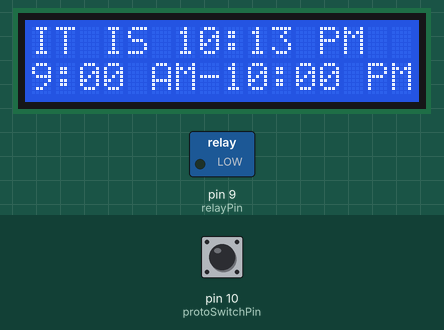
The sketch below on a simulated Arduino Uno, built with avr-gcc and run on an emulated ATmega328P. On the bench: 16×2 character LCD, switched loads named in the sketch (green lamp = pin HIGH). The inputs (shaded band) are chosen by the test bench; at power-on: pin 10 (protoSwitchPin) HIGH. The local clock reads 2024-03-15 10:24:30 at power-on unless the sketch sets it; what the sketch prints to the serial monitor is not drawn.

Above: at 4.2 s.
4.3 s: pin 10 (protoSwitchPin) pulled LOW for 0.15 s
At 5.1 s:
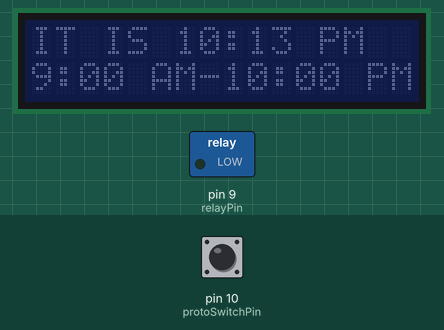
5.9 s: pin 10 (protoSwitchPin) pulled LOW for 1 s
At 6.4 s:
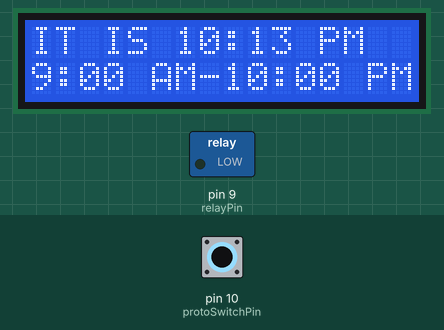
8.4 s: pin 10 (protoSwitchPin) pulled LOW for 3.2 s
At 44.2 s:
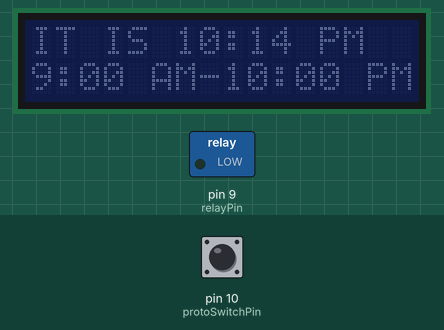
Timing chart, 0 to 44.5 s (numbered marks = the images above; inputs shaded):
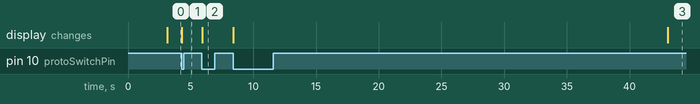

Measured:
- after the input at 4.3 s, the display: changes at once (image 1)
- after the input at 5.9 s, the display: changes at once (image 2)
- after the input at 8.4 s, the display: first changes at once (image 3 shows a later state)

The sketch:

s09_feather_light_control.ino
```cpp
/* PROJECT SUMMARY:
 * A project using the Adafruit Feather, 1x Relay Wing, 1x Precision
 * RTC Wing, and a 16x2 LCD.  The feather operates the relay to keep a
 * light on and off in between the two times specified.  It displays
 * those times and the current time on an LCD for any sort of necessary
 * checkup.
 */

/* CIRCUIT SUMMARY:
 * NOTE: Wings and Feather rest on a FeatherWing Tripler, effectively
 * connecting all necessary wires.
 * NOTE: Relay Control Pin is through Feather Pin [9]
 * NOTE: there is a momentary switch wired into Pin [10]
 * LCD [VIn] to Feather [USB]
 * LCD [Gnd] to Feather [Gnd]
 * LCD [DAT] to Feather [SDA]
 * LCD [CLK] to Feather {SCL]
 */


//LCD LIBRARY
  #include <Adafruit_LiquidCrystal.h>
//CONNECTING TO i2C, DAT PIN #SDA & CLK PIN #SCL:
  Adafruit_LiquidCrystal lcd(0);
//CLOCK LIBRARY
  #include "RTClib.h"
//IDENTIFYING SPECIFIC CLOCK CHIP
  RTC_DS3231 rtc;
//HAS SOMETHING TO DO WITH ENABLING i2c
  #include <Wire.h>


int previousMinute = 0;

const int relayPin = 9;

const int protoSwitchPin = 10;
int previousProtoSwitchState = 0;

int previousRelayState = 0;

bool backlight = true;

//ON AT 9:00 AM
  const int onHours = 9;
  const int onMinutes = 00;
  bool onAM = true;
//OFF AT 10:00 PM
  const int offHours = 22;
  const int offMinutes = 00;
  bool offAM = false;
//STILL NEED TO DISPLAY A CURRENT AM
  bool curAM;


void setup() {

  lcd.begin(16, 2);
  lcd.setBacklight(HIGH);
  backlight = true;
  lcd.clear();
  lcd.print("Hello, John");
  pinMode(relayPin, OUTPUT);
  pinMode(protoSwitchPin, INPUT);


  Serial.begin(9600);
  delay(3000);


    Serial.println("RTC lost power, the time will be reset");
    //SETS CURRENT TIME BASED OFF TIME OF SKETCH UPLOAD:
    rtc.adjust(DateTime(F(__DATE__), F(__TIME__)));
    /* NOTE: JANUARY 21, 2014 AT 3AM WOULD LOOK LIKE:
     * rtc.adjust(DateTime(2014, 1, 21, 3, 0, 0));
     */

}

void loop() {
  DateTime now = rtc.now();
  if (now.minute() != previousMinute) {
    //FLASHES TOO MUCH ON A HIGHER REFRESH RATE, NOW ONLY FLASHES ONCE A MINUTE
    printToLCD();
  }
  previousMinute = now.minute();
  manageRelayState();
  manageBacklight();
}

void printToLCD(){
  DateTime now = rtc.now();
  lcd.clear();

 //LINE 1:
  lcd.print("IT IS ");
  if(now.hour() > 12 && now.hour() != 24){
    lcd.print(now.hour() - 12);
    curAM = false;
  }else if(now.hour() < 12 && now.hour() != 0){
    lcd.print(now.hour());
    curAM = true;
  }else if(now.hour() == 12){
    lcd.print(now.hour());
    curAM = false;
  }else if(now.hour() == 0){
    lcd.print("12");
    curAM = true;
  }
  lcd.print(":");
  if(now.minute() < 10){
    lcd.print("0");
    lcd.print(now.minute());
  }else{
    lcd.print(now.minute());
  }
  if(curAM == true){
    lcd.print(" AM");
  }else{
    lcd.print(" PM");
  }
  lcd.setCursor(0,1);

 //LINE 2:
  lcd.print(onHours);
  lcd.print(":");
  if(onMinutes < 10){
    lcd.print("0");
  }
  lcd.print(onMinutes);
  if(onAM == true){
    lcd.print(" AM");
  }else{
    lcd.print(" PM");
  }
  lcd.print("-");
  lcd.print(offHours - 12);
  lcd.print(":");
  if(offMinutes < 10){
     lcd.print("0");
  }

  lcd.print(offMinutes);
  if(offAM == true){
    lcd.print(" AM");
  }else{
    lcd.print(" PM");
  }
}


void manageRelayState(){
  DateTime now = rtc.now();

  if(now.hour() > onHours && onAM == curAM){
    digitalWrite(relayPin, HIGH);//LIGHT ON
  } else if(now.hour() == onHours && now.minute() >= onMinutes && onAM == curAM){
    digitalWrite(relayPin, HIGH);//LIGHT ON
  } else if(now.hour() < offHours && curAM == offAM){
    digitalWrite(relayPin, HIGH);//LIGHT ON
  } else if(now.hour() == offHours && now.minute() < offMinutes && curAM == offAM){
    digitalWrite(relayPin, HIGH);//LIGHT ON
  }else{
    digitalWrite(relayPin, LOW);//LIGHT OFF
  }

  //Solution for blink at midnight:

  if(now.hour() == 0){
    digitalWrite(relayPin, LOW);//LIGHT OFF
  }
  if(now.hour() == 24){
    digitalWrite(relayPin, LOW);//LIGHT OFF
  }

}


void manageBacklight(){
  DateTime now = rtc.now();

  //MANAGING VIA SWITCH
  int protoSwitchState = digitalRead(protoSwitchPin);
  if(previousProtoSwitchState != protoSwitchState && protoSwitchState == 0){
    if(backlight == true){
      lcd.setBacklight(LOW);
      backlight = false;
    }else if (backlight == false){
      lcd.setBacklight(HIGH);
      backlight = true;
    }
  }
  previousProtoSwitchState = protoSwitchState;


  //MANAGING VIA TIME OF DAY: (OFF ONCE AT NIGHT, ON ONCE IN MORNING)
  int relayState = digitalRead(relayPin);
  if(previousRelayState != relayState){
    if(backlight == true){
      lcd.setBacklight(LOW);
      backlight = false;
    }else if (backlight == false){
      lcd.setBacklight(HIGH);
      backlight = true;
    }
  }

  previousRelayState = relayState;

}
```
